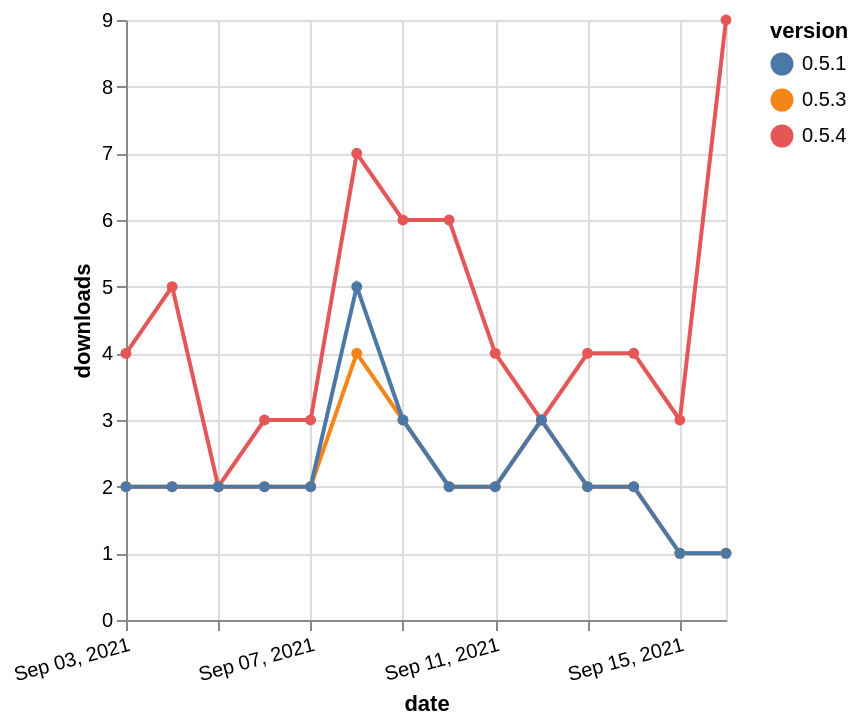

The Vega-Lite source for this figure:
### Vega-Lite specification from a JSON file in a GitHub repository (floating-point values rounded to 4 significant figures)
{"$schema": "https://vega.github.io/schema/vega-lite/v5.json", "description": "A simple bar chart with embedded data.", "data": {"values": [{"date": "2021-09-03", "total": 11651, "delta": 2, "version": "0.5.3"}, {"date": "2021-09-04", "total": 11653, "delta": 2, "version": "0.5.3"}, {"date": "2021-09-05", "total": 11655, "delta": 2, "version": "0.5.3"}, {"date": "2021-09-06", "total": 11657, "delta": 2, "version": "0.5.3"}, {"date": "2021-09-07", "total": 11659, "delta": 2, "version": "0.5.3"}, {"date": "2021-09-08", "total": 11663, "delta": 4, "version": "0.5.3"}, {"date": "2021-09-09", "total": 11666, "delta": 3, "version": "0.5.3"}, {"date": "2021-09-10", "total": 11668, "delta": 2, "version": "0.5.3"}, {"date": "2021-09-11", "total": 11670, "delta": 2, "version": "0.5.3"}, {"date": "2021-09-12", "total": 11673, "delta": 3, "version": "0.5.3"}, {"date": "2021-09-13", "total": 11675, "delta": 2, "version": "0.5.3"}, {"date": "2021-09-14", "total": 11677, "delta": 2, "version": "0.5.3"}, {"date": "2021-09-15", "total": 11678, "delta": 1, "version": "0.5.3"}, {"date": "2021-09-16", "total": 11679, "delta": 1, "version": "0.5.3"}, {"date": "2021-09-03", "total": 24099, "delta": 4, "version": "0.5.4"}, {"date": "2021-09-04", "total": 24104, "delta": 5, "version": "0.5.4"}, {"date": "2021-09-05", "total": 24106, "delta": 2, "version": "0.5.4"}, {"date": "2021-09-06", "total": 24109, "delta": 3, "version": "0.5.4"}, {"date": "2021-09-07", "total": 24112, "delta": 3, "version": "0.5.4"}, {"date": "2021-09-08", "total": 24119, "delta": 7, "version": "0.5.4"}, {"date": "2021-09-09", "total": 24125, "delta": 6, "version": "0.5.4"}, {"date": "2021-09-10", "total": 24131, "delta": 6, "version": "0.5.4"}, {"date": "2021-09-11", "total": 24135, "delta": 4, "version": "0.5.4"}, {"date": "2021-09-12", "total": 24138, "delta": 3, "version": "0.5.4"}, {"date": "2021-09-13", "total": 24142, "delta": 4, "version": "0.5.4"}, {"date": "2021-09-14", "total": 24146, "delta": 4, "version": "0.5.4"}, {"date": "2021-09-15", "total": 24149, "delta": 3, "version": "0.5.4"}, {"date": "2021-09-16", "total": 24158, "delta": 9, "version": "0.5.4"}, {"date": "2021-09-03", "total": 8147, "delta": 2, "version": "0.5.1"}, {"date": "2021-09-04", "total": 8149, "delta": 2, "version": "0.5.1"}, {"date": "2021-09-05", "total": 8151, "delta": 2, "version": "0.5.1"}, {"date": "2021-09-06", "total": 8153, "delta": 2, "version": "0.5.1"}, {"date": "2021-09-07", "total": 8155, "delta": 2, "version": "0.5.1"}, {"date": "2021-09-08", "total": 8160, "delta": 5, "version": "0.5.1"}, {"date": "2021-09-09", "total": 8163, "delta": 3, "version": "0.5.1"}, {"date": "2021-09-10", "total": 8165, "delta": 2, "version": "0.5.1"}, {"date": "2021-09-11", "total": 8167, "delta": 2, "version": "0.5.1"}, {"date": "2021-09-12", "total": 8170, "delta": 3, "version": "0.5.1"}, {"date": "2021-09-13", "total": 8172, "delta": 2, "version": "0.5.1"}, {"date": "2021-09-14", "total": 8174, "delta": 2, "version": "0.5.1"}, {"date": "2021-09-15", "total": 8175, "delta": 1, "version": "0.5.1"}, {"date": "2021-09-16", "total": 8176, "delta": 1, "version": "0.5.1"}]}, "width": "container", "mark": {"type": "line", "point": {"filled": true}}, "encoding": {"x": {"field": "date", "type": "temporal", "timeUnit": "yearmonthdate", "title": "date", "axis": {"labelAngle": -15}}, "y": {"field": "delta", "type": "quantitative", "title": "downloads"}, "color": {"field": "version", "type": "nominal"}, "tooltip": {"field": "delta"}}}
